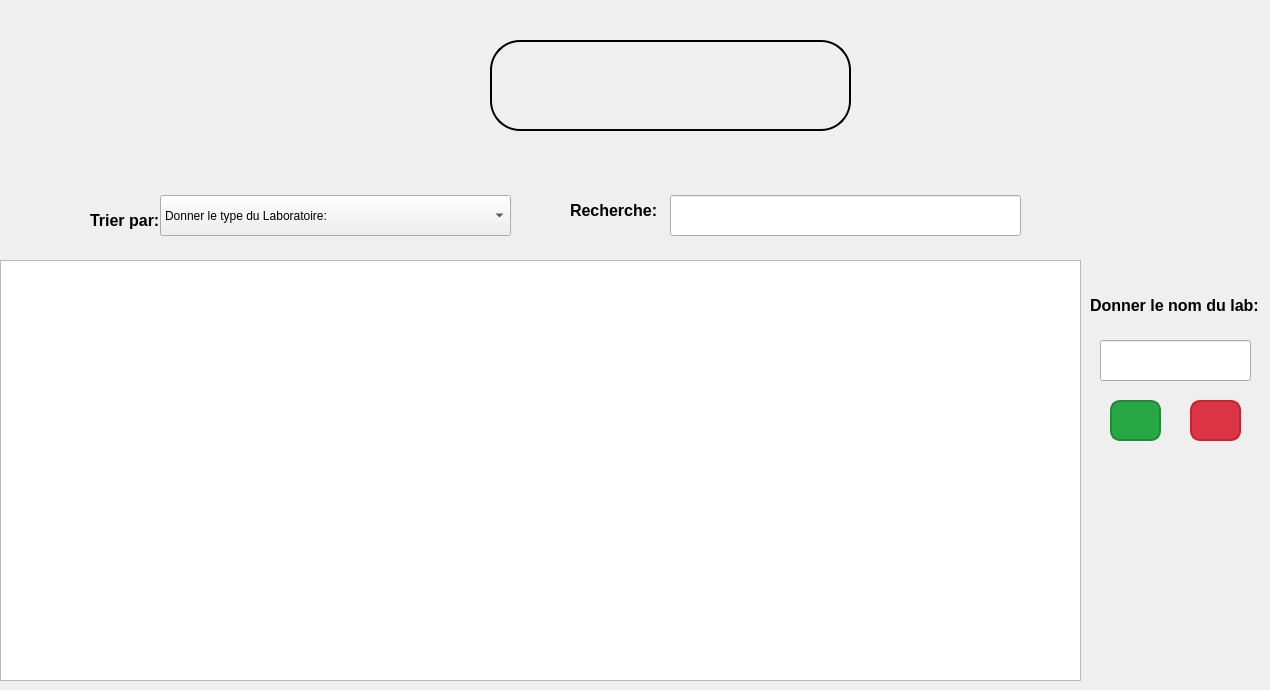
      <widget class="QWidget" name="lirect_7">
       <attribute name="title">
        <string>Affichage</string>
       </attribute>
       <widget class="QComboBox" name="comboBox_Tri">
        <property name="geometry">
         <rect>
          <x>160</x>
          <y>195</y>
          <width>351</width>
          <height>41</height>
         </rect>
        </property>
        <item>
         <property name="text">
          <string>Donner le type du Laboratoire:</string>
         </property>
        </item>
        <item>
         <property name="text">
          <string>Type</string>
         </property>
        </item>
        <item>
         <property name="text">
          <string>Statut</string>
         </property>
        </item>
        <item>
         <property name="text">
          <string>Nb_Projets</string>
         </property>
        </item>
       </widget>
       <widget class="QLabel" name="label_111">
        <property name="geometry">
         <rect>
          <x>90</x>
          <y>210</y>
          <width>191</width>
          <height>21</height>
         </rect>
        </property>
        <property name="styleSheet">
         <string notr="true">QLabel {
    font-size: 16px;    /* Set font size to 16px */
    font-weight: bold;  /* Make text bold */
    color: black;       /* Black text (default, change if needed) */
}
</string>
        </property>
        <property name="text">
         <string>Trier par:</string>
        </property>
       </widget>
       <widget class="QLabel" name="label_112">
        <property name="geometry">
         <rect>
          <x>570</x>
          <y>200</y>
          <width>91</width>
          <height>20</height>
         </rect>
        </property>
        <property name="styleSheet">
         <string notr="true">QLabel {
    font-size: 16px;    /* Set font size to 16px */
    font-weight: bold;  /* Make text bold */
    color: black;       /* Black text (default, change if needed) */
}
</string>
        </property>
        <property name="text">
         <string>Recherche:</string>
        </property>
       </widget>
       <widget class="QLineEdit" name="rechercherLabo">
        <property name="geometry">
         <rect>
          <x>670</x>
          <y>195</y>
          <width>351</width>
          <height>41</height>
         </rect>
        </property>
       </widget>
       <widget class="QWidget" name="widget_10" native="true">
        <property name="geometry">
         <rect>
          <x>490</x>
          <y>40</y>
          <width>361</width>
          <height>91</height>
         </rect>
        </property>
        <property name="styleSheet">
         <string notr="true">background-color: qlineargradient(
    spread:pad,
    x1:0, y1:0, x2:1, y2:0,
    stop:0 #d30102,
    stop:0.499 #d30102,
    stop:0.5 white,
    stop:1 white
);
border-radius: 30px; 
border: 2px solid black; </string>
        </property>
        <widget class="QPushButton" name="pushButtonStat_16">
         <property name="geometry">
          <rect>
           <x>40</x>
           <y>0</y>
           <width>91</width>
           <height>91</height>
          </rect>
         </property>
         <property name="styleSheet">
          <string notr="true">QPushButton {
    background: transparent;
    border: none;
}</string>
         </property>
         <property name="text">
          <string/>
         </property>
         <property name="icon">
          <iconset resource="images/images.qrc">
           <normaloff>:/images/stat.png</normaloff>:/images/stat.png</iconset>
         </property>
         <property name="iconSize">
          <size>
           <width>50</width>
           <height>50</height>
          </size>
         </property>
        </widget>
        <widget class="QPushButton" name="pushButton_pdf_4">
         <property name="geometry">
          <rect>
           <x>190</x>
           <y>10</y>
           <width>131</width>
           <height>71</height>
          </rect>
         </property>
         <property name="styleSheet">
          <string notr="true">QPushButton {
    background: transparent;
    border: none;
}</string>
         </property>
         <property name="text">
          <string/>
         </property>
         <property name="icon">
          <iconset resource="images/images.qrc">
           <normaloff>:/images/doc.png</normaloff>:/images/doc.png</iconset>
         </property>
         <property name="iconSize">
          <size>
           <width>50</width>
           <height>50</height>
          </size>
         </property>
        </widget>
       </widget>
       <widget class="QPushButton" name="pushButton_34">
        <property name="geometry">
         <rect>
          <x>1110</x>
          <y>400</y>
          <width>51</width>
          <height>41</height>
         </rect>
        </property>
        <property name="styleSheet">
         <string notr="true">QPushButton {
    background-color: #28A745;  /* Bright green background */
    color: white;               /* White text */
    font-size: 16px;            /* Font size */
    font-weight: bold;          /* Bold text */
    border: 2px solid #218838;  /* Darker green border */
    border-radius: 10px;        /* Rounded corners */
    padding: 8px 16px;          /* Padding for size adjustment */
}

QPushButton:hover {
    background-color: #218838;  /* Darker green on hover */
}

QPushButton:pressed {
    background-color: #1E7E34;  /* Even darker green when pressed */
}
</string>
        </property>
        <property name="text">
         <string/>
        </property>
        <property name="icon">
         <iconset theme="QIcon::ThemeIcon::MailMessageNew"/>
        </property>
       </widget>
       <widget class="QPushButton" name="pushButton_37">
        <property name="geometry">
         <rect>
          <x>1190</x>
          <y>400</y>
          <width>51</width>
          <height>41</height>
         </rect>
        </property>
        <property name="styleSheet">
         <string notr="true">QPushButton {
    background-color: #DC3545;  /* Bright red background */
    color: white;               /* White text */
    font-size: 16px;            /* Font size */
    font-weight: bold;          /* Bold text */
    border: 2px solid #C82333;  /* Darker red border */
    border-radius: 10px;        /* Rounded corners */
    padding: 8px 16px;          /* Padding for size adjustment */
}

QPushButton:hover {
    background-color: #C82333;  /* Darker red on hover */
}

QPushButton:pressed {
    background-color: #A71D2A;  /* Even darker red when pressed */
}
</string>
        </property>
        <property name="text">
         <string/>
        </property>
        <property name="icon">
         <iconset theme="QIcon::ThemeIcon::EditDelete"/>
        </property>
       </widget>
       <widget class="QTableView" name="tableView">
        <property name="geometry">
         <rect>
          <x>0</x>
          <y>260</y>
          <width>1081</width>
          <height>421</height>
         </rect>
        </property>
        <property name="styleSheet">
         <string notr="true">

</string>
        </property>
       </widget>
       <widget class="QLineEdit" name="lineEdit_44">
        <property name="geometry">
         <rect>
          <x>1100</x>
          <y>340</y>
          <width>151</width>
          <height>41</height>
         </rect>
        </property>
       </widget>
       <widget class="QLabel" name="label_115">
        <property name="geometry">
         <rect>
          <x>1090</x>
          <y>290</y>
          <width>171</width>
          <height>31</height>
         </rect>
        </property>
        <property name="styleSheet">
         <string notr="true">QLabel {
    font-size: 16px;    /* Set font size to 16px */
    font-weight: bold;  /* Make text bold */
    color: black;       /* Black text (default, change if needed) */
}
</string>
        </property>
        <property name="text">
         <string>Donner le nom du lab: :</string>
        </property>
       </widget>
       <zorder>tableView</zorder>
       <zorder>comboBox_Tri</zorder>
       <zorder>label_111</zorder>
       <zorder>label_112</zorder>
       <zorder>rechercherLabo</zorder>
       <zorder>widget_10</zorder>
       <zorder>pushButton_34</zorder>
       <zorder>pushButton_37</zorder>
       <zorder>lineEdit_44</zorder>
       <zorder>label_115</zorder>
      </widget>
